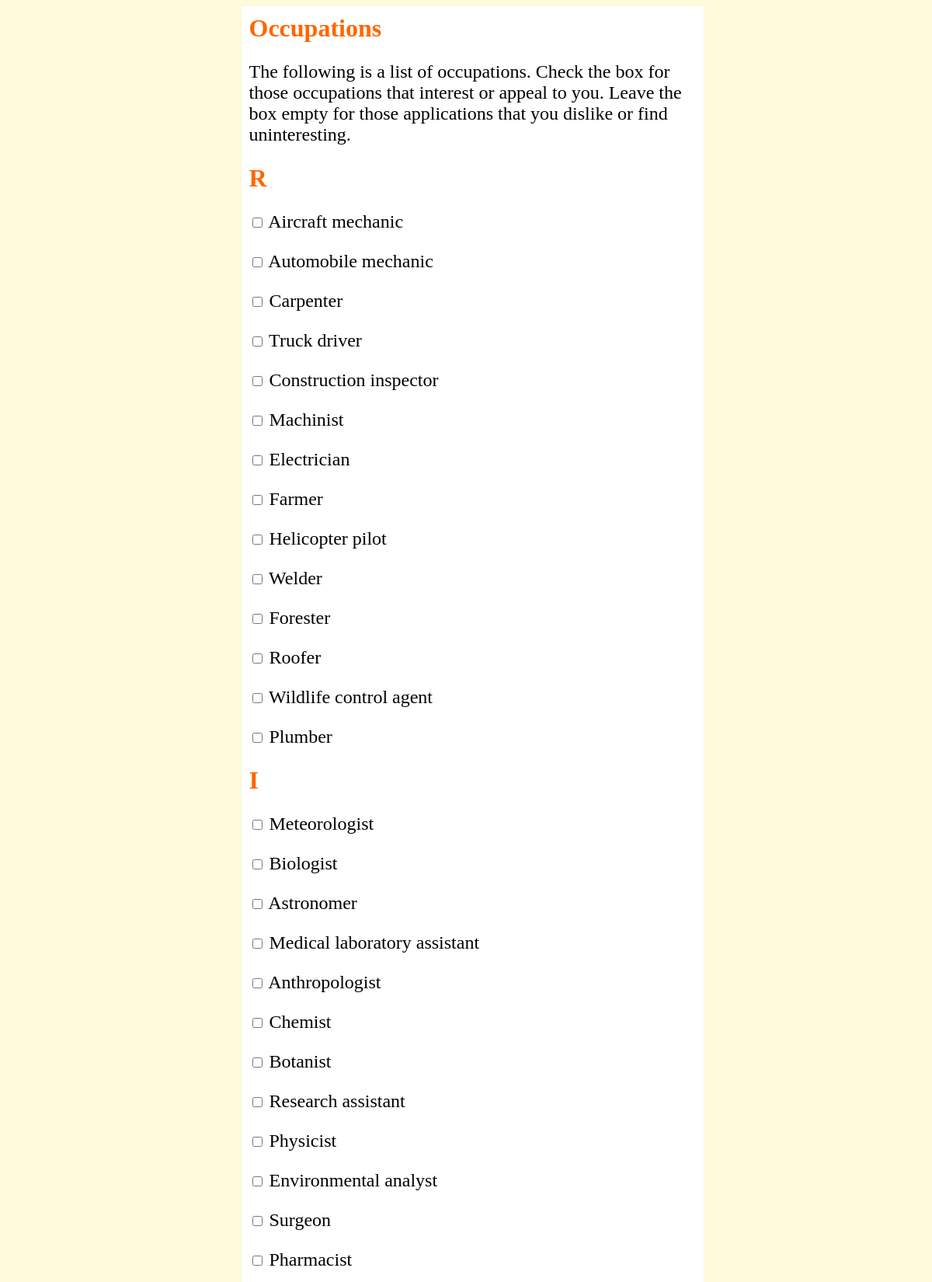
Page /assessment/occupations.php (upper part) on the committed database.
### tables this page shows
CREATE TABLE `question` (
  `q_id` int(11) NOT NULL,
  `question` varchar(100) NOT NULL,
  `category` varchar(5) NOT NULL
);

### assessment/occupations.php (the view, shortened to what this page needs)
<?php
require "../config/db.php";
?>
<html>
    <head>
        <link rel="stylesheet" href="assessment.css">
    </head>
    <body>
    <?php
        $sql = "SELECT * FROM question";
        $result = mysqli_query($conn, $sql);
        $answer_array = [];
        foreach($result as $row) {
            $answer_array[] = $row['q_id'];
        }
            ?>
        <div class="container-q">
            <form action="checkOccupation.php" method="POST">
            <div class="h-text">Occupations</div>
                <p>The following is a list of occupations. Check the box for those occupations that interest or appeal to you. Leave the box empty for
                    those applications that you dislike or find uninteresting.</p>
                <div class="h-text">R</div>
                    <?php
                    $sql = "SELECT * FROM question WHERE category = 'R3'";
                    $result = mysqli_query($conn, $sql);
                    foreach($result as $row) {
                        ?>
                        <p><span><input type="checkbox" name="r[]" <?php echo in_array($row['q_id'], $answer_array);?>
                        value="<?php echo $row['q_id']?>"></span> <?php echo $row['question']?></p>
                        <?php
                    }
                    ?>
                <div class="h-text">I</div>
                    <?php
                    $sql = "SELECT * FROM question WHERE category = 'I3'";
                    $result = mysqli_query($conn, $sql);
                    foreach($result as $row) {
                        ?>
                        <p><span><input type="checkbox" name="i[]" <?php echo in_array($row['q_id'], $answer_array);?>
                        value="<?php echo $row['q_id']?>"></span> <?php echo $row['question']?></p>
                        <?php
                    }
                    ?>
            </form>
        </div>
    </body>
</html>

### assessment/assessment.css (style rules this page uses)
* { text-decoration: none; }
body { background-color: #fffada; width: 100%; height: 100vh; display: grid; grid-template-columns: repeat(12, 1fr); grid-template-rows: repeat(12, 1fr); gap: 10px; }
.container-q { grid-column: 4 / span 6; background-color: #fff; padding: 10px; }
.h-text { color: #ff6600; font-weight: bold; font-size: 2rem; }
.container-q p { font-size:1.5rem; }
.container-q input[type=checkbox]:before { border: 1px solid #ff6600; }

### rows in the picture
question: question "Aircraft mechanic"
question: question "Automobile mechanic"
question: question "Carpenter"
question: question "Truck driver"
question: question "Construction inspector"
question: question "Machinist"
question: question "Electrician"
question: question "Farmer"
question: question "Helicopter pilot"
question: question "Welder"
question: question "Forester"
question: question "Roofer"
question: question "Wildlife control agent"
question: question "Plumber"
question: question "Meteorologist"
question: question "Biologist"
question: question "Astronomer"
question: question "Medical laboratory assistant"
question: question "Anthropologist"
question: question "Chemist"
question: question "Botanist"
question: question "Research assistant"
question: question "Physicist"
question: question "Environmental analyst"
question: question "Surgeon"
question: question "Pharmacist"
